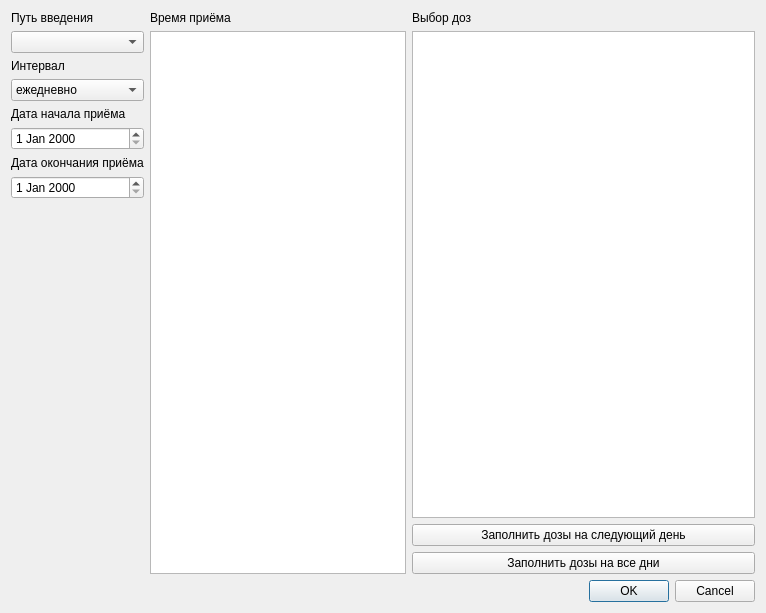
<?xml version="1.0" encoding="UTF-8"?>
<ui version="4.0">
 <class>AddDosesDialog</class>
 <widget class="QDialog" name="AddDosesDialog">
  <property name="geometry">
   <rect>
    <x>0</x>
    <y>0</y>
    <width>766</width>
    <height>613</height>
   </rect>
  </property>
  <property name="windowTitle">
   <string>Выбор доз</string>
  </property>
  <layout class="QGridLayout" name="gridLayout">
   <item row="3" column="2">
    <layout class="QGridLayout" name="gridLayout_3">
     <property name="sizeConstraint">
      <enum>QLayout::SetDefaultConstraint</enum>
     </property>
     <item row="0" column="0" colspan="2">
      <widget class="QLabel" name="lblRangeDoses">
       <property name="text">
        <string>Выбор доз</string>
       </property>
      </widget>
     </item>
     <item row="4" column="0" colspan="2">
      <widget class="QPushButton" name="btnAddDoseToNextDay">
       <property name="text">
        <string>Заполнить дозы на следующий день</string>
       </property>
      </widget>
     </item>
     <item row="3" column="0" colspan="2">
      <widget class="QTableView" name="tblDoseList"/>
     </item>
     <item row="5" column="0" colspan="2">
      <widget class="QPushButton" name="btnAddDoseToAllDay">
       <property name="text">
        <string>Заполнить дозы на все дни</string>
       </property>
      </widget>
     </item>
    </layout>
   </item>
   <item row="4" column="2">
    <widget class="QDialogButtonBox" name="buttonBox">
     <property name="orientation">
      <enum>Qt::Horizontal</enum>
     </property>
     <property name="standardButtons">
      <set>QDialogButtonBox::Cancel|QDialogButtonBox::Ok</set>
     </property>
    </widget>
   </item>
   <item row="3" column="0">
    <layout class="QHBoxLayout" name="horizontalLayout">
     <item>
      <layout class="QVBoxLayout" name="verticalLayout_3">
       <item>
        <widget class="QLabel" name="lblInjectionPath">
         <property name="text">
          <string>Путь введения</string>
         </property>
        </widget>
       </item>
       <item>
        <widget class="CRBComboBox" name="cmbInjectionPath"/>
       </item>
       <item>
        <widget class="QLabel" name="lblInterval">
         <property name="text">
          <string>Интервал</string>
         </property>
        </widget>
       </item>
       <item>
        <widget class="QComboBox" name="cmbInterval">
         <item>
          <property name="text">
           <string>ежедневно</string>
          </property>
         </item>
         <item>
          <property name="text">
           <string>через день</string>
          </property>
         </item>
         <item>
          <property name="text">
           <string>раз в два дня</string>
          </property>
         </item>
        </widget>
       </item>
       <item>
        <widget class="QLabel" name="lblBegDate">
         <property name="text">
          <string>Дата начала приёма</string>
         </property>
        </widget>
       </item>
       <item>
        <widget class="CDateEdit" name="edtBegDate"/>
       </item>
       <item>
        <widget class="QLabel" name="lblEndDate">
         <property name="text">
          <string>Дата окончания приёма</string>
         </property>
        </widget>
       </item>
       <item>
        <widget class="CDateEdit" name="edtEndDate"/>
       </item>
       <item>
        <spacer name="verticalSpacer">
         <property name="orientation">
          <enum>Qt::Vertical</enum>
         </property>
         <property name="sizeHint" stdset="0">
          <size>
           <width>20</width>
           <height>40</height>
          </size>
         </property>
        </spacer>
       </item>
      </layout>
     </item>
     <item>
      <layout class="QVBoxLayout" name="verticalLayout">
       <property name="sizeConstraint">
        <enum>QLayout::SetDefaultConstraint</enum>
       </property>
       <item>
        <widget class="QLabel" name="lblWhileTaking">
         <property name="text">
          <string>Время приёма</string>
         </property>
        </widget>
       </item>
       <item>
        <widget class="QTableView" name="tblTimeList">
         <property name="editTriggers">
          <set>QAbstractItemView::AllEditTriggers</set>
         </property>
        </widget>
       </item>
      </layout>
     </item>
    </layout>
   </item>
  </layout>
 </widget>
 <customwidgets>
  <customwidget>
   <class>CDateEdit</class>
   <extends>QDateEdit</extends>
   <header>library/DateEdit.h</header>
  </customwidget>
  <customwidget>
   <class>CRBComboBox</class>
   <extends>QComboBox</extends>
   <header>library/crbcombobox.h</header>
  </customwidget>
 </customwidgets>
 <resources/>
 <connections>
  <connection>
   <sender>buttonBox</sender>
   <signal>accepted()</signal>
   <receiver>AddDosesDialog</receiver>
   <slot>accept()</slot>
   <hints>
    <hint type="sourcelabel">
     <x>248</x>
     <y>254</y>
    </hint>
    <hint type="destinationlabel">
     <x>157</x>
     <y>274</y>
    </hint>
   </hints>
  </connection>
  <connection>
   <sender>buttonBox</sender>
   <signal>rejected()</signal>
   <receiver>AddDosesDialog</receiver>
   <slot>reject()</slot>
   <hints>
    <hint type="sourcelabel">
     <x>316</x>
     <y>260</y>
    </hint>
    <hint type="destinationlabel">
     <x>286</x>
     <y>274</y>
    </hint>
   </hints>
  </connection>
 </connections>
</ui>
